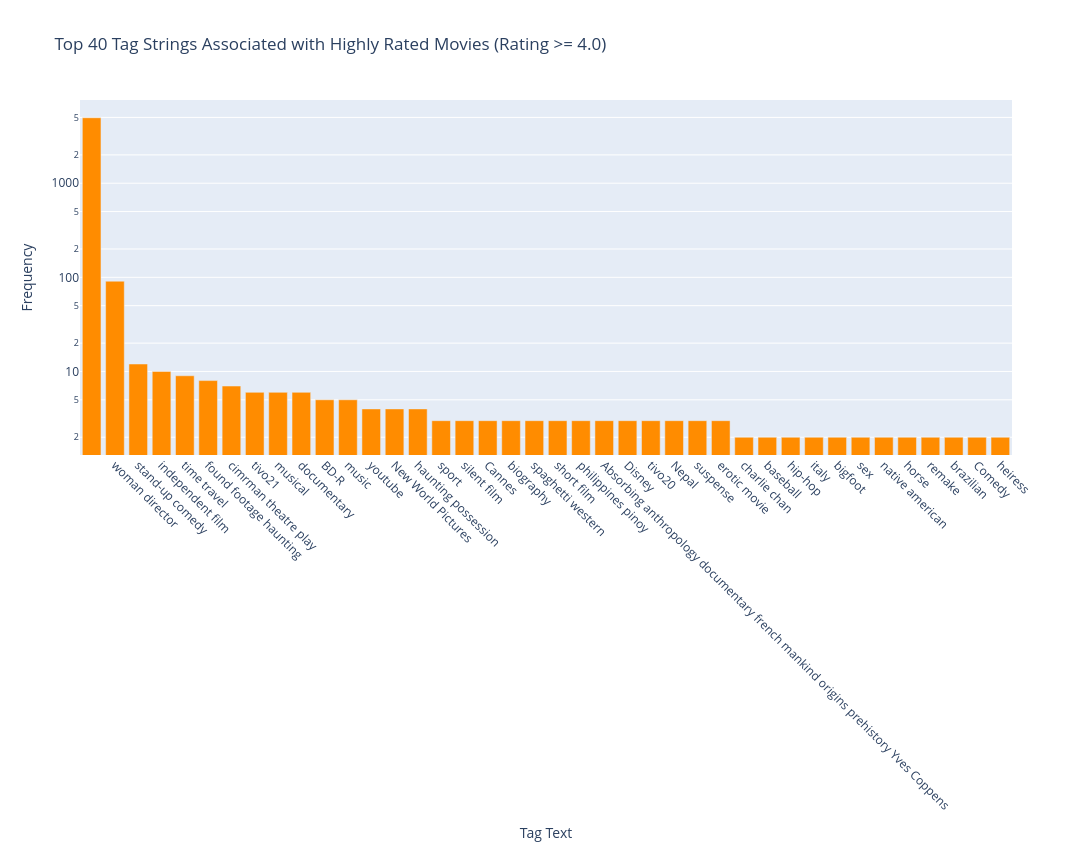

Source (notebook cell):
### Code cell
fig= px.bar(tags_high_rated_top, x='tags', y='count',
            title='Top 40 Tag Strings Associated with Highly Rated Movies (Rating >= 4.0)',labels={'tags':'Tag Text','count':'Frequency'}, width=1550, height=850, color_discrete_sequence=['darkorange'])
fig.update_xaxes(tickangle=45, automargin=True)
fig.update_yaxes(type='log')
fig.show()

### Figure 1 — Plotly figure (JSON) as saved in the notebook; plotly's stock layout.template omitted (floating-point values rounded to 4 significant figures)
{"data": [{"hovertemplate": "Tag Text=%{x}<br>Frequency=%{y}<extra></extra>", "legendgroup": "", "marker": {"color": "darkorange", "pattern": {"shape": ""}}, "name": "", "orientation": "v", "showlegend": false, "textposition": "auto", "type": "bar", "x": ["", "woman director", "stand-up comedy", "independent film", "time travel", "found footage haunting", "cimrman theatre play", "tivo21", "musical", "documentary", "BD-R", "music", "youtube", "New World Pictures", "haunting possession", "sport", "silent film", "Cannes", "biography", "spaghetti western", "short film", "philippines pinoy", "Absorbing anthropology documentary french mankind origins prehistory Yves Coppens", "Disney", "tivo20", "Nepal", "suspense", "erotic movie", "charlie chan", "baseball", "hip-hop", "italy", "bigfoot", "sex", "native american", "horse", "remake", "brazilian", "Comedy", "heiress"], "xaxis": "x", "y": [4960, 91, 12, 10, 9, 8, 7, 6, 6, 6, 5, 5, 4, 4, 4, 3, 3, 3, 3, 3, 3, 3, 3, 3, 3, 3, 3, 3, 2, 2, 2, 2, 2, 2, 2, 2, 2, 2, 2, 2], "yaxis": "y"}], "layout": {"barmode": "relative", "height": 850, "legend": {"tracegroupgap": 0}, "title": {"text": "Top 40 Tag Strings Associated with Highly Rated Movies (Rating >= 4.0)"}, "width": 1550, "xaxis": {"anchor": "y", "automargin": true, "domain": [0, 1], "tickangle": 45, "title": {"text": "Tag Text"}}, "yaxis": {"anchor": "x", "domain": [0, 1], "title": {"text": "Frequency"}, "type": "log"}}}
